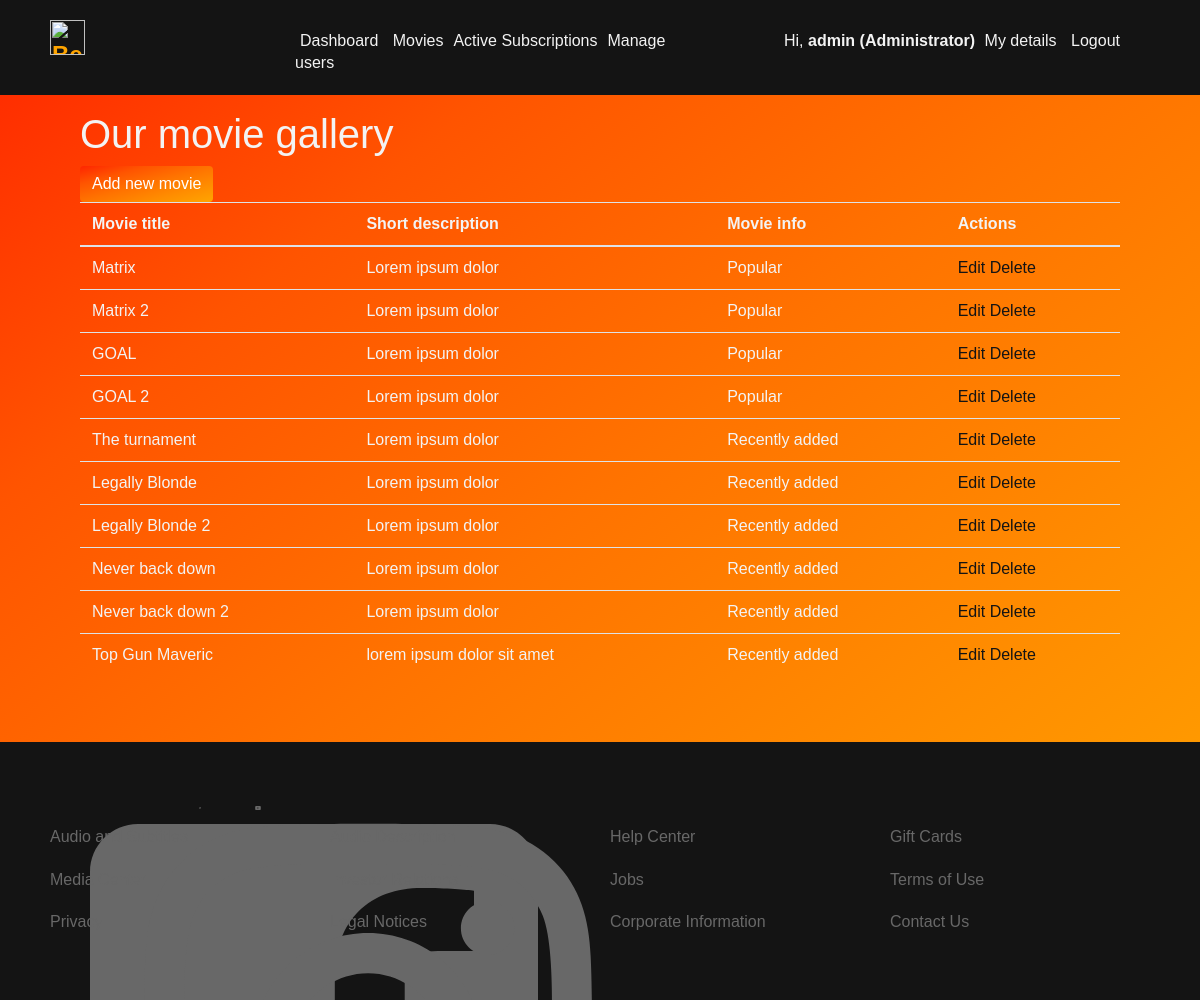
Page /admin/movies.php (signed in) on the committed database.
### tables this page shows
CREATE TABLE IF NOT EXISTS `movies` (
  `id` int(11) NOT NULL AUTO_INCREMENT,
  `title` varchar(50) NOT NULL DEFAULT '0',
  `short_desc` varchar(50) NOT NULL DEFAULT '0',
  `status` int(11) NOT NULL DEFAULT 0,
  PRIMARY KEY (`id`),
  KEY `id` (`id`)
);

### admin/movies.php (the view, shortened to what this page needs)
<?php
require_once('../config/db.php');
$allMovies = "select * from movies";
$handle = $pdo->prepare($allMovies);
$handle->execute();
$movies = $handle->fetchAll();
?>
<html>
    <head>
        <link rel="stylesheet" href="https://stackpath.bootstrapcdn.com/bootstrap/4.1.3/css/bootstrap.min.css">
        <link rel="stylesheet" type="text/css" href="../assets/css/main.css">
    </head>
    <body id="home">
      <div class="wrapper">
        <?php include('comp/header.php') ?>
        <section class="main-container container">
              <h1>Our movie gallery</h1>
            <a href="crud/insert.php" class="btn btn-primary">Add new movie</a>
            <table class="table">
                <thead>
                <tr>
                    <th>Movie title</th>
                    <th>Short description</th>
                    <th>Movie info</th>
                    <th>Actions</th>
                </tr>
                </thead>
                <tbody>
                  <?php foreach($movies as $mov): ?>
                    <tr>
                        <td><?php echo $mov['title']?></td>
                        <td><?php echo $mov['short_desc']?></td>
                        <td><?php if($mov['status'] == 1){ echo 'Popular';}else{echo 'Recently added';}?></td>
                        <td>
                            <a style="color:var(--primary)" href="crud/update.php?id=<?=$mov['id']?>" class="edit">Edit</a>
                        <?php if($is_admin == 1){?>
                            <a style="color:var(--primary)" href="crud/delete.php?id=<?=$mov['id']?>" class="edit">Delete</a>
                        <?php }?>
                        </td>
                    </tr>
                  <?php endforeach;?>
                </tbody>
            </table>
        </section>
        <?php include('comp/footer.php') ?>
      </div>
    </body>
</html>

### assets/css/main.css (style rules this page uses)
:root { --primary: #141414; --light: #F3F3F3; --dark: #686868; }
html, body { width: 100vw; min-height: 100vh; margin: 0; padding: 0; color: var(--light); font-family: Arial, Helvetica, sans-serif; box-sizing: border-box; line-height: 1.4; background-image: linear-gradient(to right bottom, #ff2500, #ff5400, #ff7300, #ff8d00, #ffa500); }
.btn-primary { background-image: linear-gradient(to right bottom, #ff2500, #ff5400, #ff7300, #ff8d00, #ffa500); border:none; background-color: transparent; }
h1 { padding-top: 60px; }
.wrapper { margin: 0; padding: 0; }
.main-container { padding: 50px; }

### rows in the picture
movies: title "Matrix", short_desc "Lorem ipsum dolor", status "Popular"
movies: title "Matrix 2", short_desc "Lorem ipsum dolor", status "Popular"
movies: title "GOAL", short_desc "Lorem ipsum dolor", status "Popular"
movies: title "GOAL 2", short_desc "Lorem ipsum dolor", status "Popular"
movies: title "The turnament", short_desc "Lorem ipsum dolor", status "Recently added"
movies: title "Legally Blonde", short_desc "Lorem ipsum dolor", status "Recently added"
movies: title "Legally Blonde 2", short_desc "Lorem ipsum dolor", status "Recently added"
movies: title "Never back down", short_desc "Lorem ipsum dolor", status "Recently added"
movies: title "Never back down 2", short_desc "Lorem ipsum dolor", status "Recently added"
movies: title "Top Gun Maveric", short_desc "lorem ipsum dolor sit amet", status "Recently added"

### other values in the picture
$user "admin (Administrator)"
